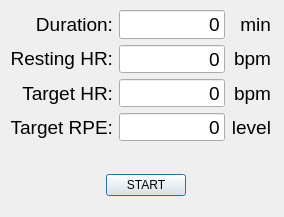
<?xml version="1.0" encoding="UTF-8"?>
<ui version="4.0">
 <class>Dialog</class>
 <widget class="QDialog" name="Dialog">
  <property name="geometry">
   <rect>
    <x>0</x>
    <y>0</y>
    <width>284</width>
    <height>217</height>
   </rect>
  </property>
  <property name="windowTitle">
   <string>Dialog</string>
  </property>
  <property name="autoFillBackground">
   <bool>true</bool>
  </property>
  <widget class="QLabel" name="errorhandle_label_5">
   <property name="geometry">
    <rect>
     <x>12</x>
     <y>109</y>
     <width>16</width>
     <height>16</height>
    </rect>
   </property>
   <property name="sizePolicy">
    <sizepolicy hsizetype="Preferred" vsizetype="Maximum">
     <horstretch>0</horstretch>
     <verstretch>0</verstretch>
    </sizepolicy>
   </property>
   <property name="text">
    <string/>
   </property>
   <property name="alignment">
    <set>Qt::AlignCenter</set>
   </property>
  </widget>
  <widget class="QWidget" name="">
   <property name="geometry">
    <rect>
     <x>30</x>
     <y>160</y>
     <width>231</width>
     <height>51</height>
    </rect>
   </property>
   <layout class="QHBoxLayout" name="horizontalLayout">
    <item>
     <spacer name="horizontalSpacer">
      <property name="orientation">
       <enum>Qt::Horizontal</enum>
      </property>
      <property name="sizeHint" stdset="0">
       <size>
        <width>40</width>
        <height>20</height>
       </size>
      </property>
     </spacer>
    </item>
    <item>
     <widget class="QPushButton" name="confirm_pushButton">
      <property name="sizePolicy">
       <sizepolicy hsizetype="Fixed" vsizetype="Fixed">
        <horstretch>0</horstretch>
        <verstretch>0</verstretch>
       </sizepolicy>
      </property>
      <property name="text">
       <string>START</string>
      </property>
     </widget>
    </item>
    <item>
     <spacer name="horizontalSpacer_2">
      <property name="orientation">
       <enum>Qt::Horizontal</enum>
      </property>
      <property name="sizeHint" stdset="0">
       <size>
        <width>40</width>
        <height>20</height>
       </size>
      </property>
     </spacer>
    </item>
   </layout>
  </widget>
  <widget class="QWidget" name="">
   <property name="geometry">
    <rect>
     <x>10</x>
     <y>10</y>
     <width>261</width>
     <height>131</height>
    </rect>
   </property>
   <layout class="QHBoxLayout" name="horizontalLayout_2">
    <item>
     <layout class="QVBoxLayout" name="verticalLayout">
      <item>
       <widget class="QLabel" name="label">
        <property name="font">
         <font>
          <pointsize>14</pointsize>
         </font>
        </property>
        <property name="text">
         <string>Duration:</string>
        </property>
        <property name="alignment">
         <set>Qt::AlignRight|Qt::AlignTrailing|Qt::AlignVCenter</set>
        </property>
       </widget>
      </item>
      <item>
       <widget class="QLabel" name="label_5">
        <property name="font">
         <font>
          <pointsize>14</pointsize>
         </font>
        </property>
        <property name="text">
         <string>Resting HR:</string>
        </property>
        <property name="alignment">
         <set>Qt::AlignRight|Qt::AlignTrailing|Qt::AlignVCenter</set>
        </property>
       </widget>
      </item>
      <item>
       <widget class="QLabel" name="label_4">
        <property name="font">
         <font>
          <pointsize>14</pointsize>
         </font>
        </property>
        <property name="text">
         <string>Target HR:</string>
        </property>
        <property name="alignment">
         <set>Qt::AlignRight|Qt::AlignTrailing|Qt::AlignVCenter</set>
        </property>
       </widget>
      </item>
      <item>
       <widget class="QLabel" name="label_7">
        <property name="font">
         <font>
          <pointsize>14</pointsize>
         </font>
        </property>
        <property name="text">
         <string>Target RPE:</string>
        </property>
        <property name="alignment">
         <set>Qt::AlignRight|Qt::AlignTrailing|Qt::AlignVCenter</set>
        </property>
       </widget>
      </item>
     </layout>
    </item>
    <item>
     <layout class="QVBoxLayout" name="verticalLayout_2">
      <item>
       <widget class="QLineEdit" name="duration_lineEdit">
        <property name="sizePolicy">
         <sizepolicy hsizetype="Expanding" vsizetype="Minimum">
          <horstretch>0</horstretch>
          <verstretch>0</verstretch>
         </sizepolicy>
        </property>
        <property name="font">
         <font>
          <pointsize>14</pointsize>
         </font>
        </property>
        <property name="text">
         <string>0</string>
        </property>
        <property name="alignment">
         <set>Qt::AlignRight|Qt::AlignTrailing|Qt::AlignVCenter</set>
        </property>
       </widget>
      </item>
      <item>
       <widget class="QLineEdit" name="restinghr_lineEdit_2">
        <property name="sizePolicy">
         <sizepolicy hsizetype="Expanding" vsizetype="Minimum">
          <horstretch>0</horstretch>
          <verstretch>0</verstretch>
         </sizepolicy>
        </property>
        <property name="font">
         <font>
          <pointsize>14</pointsize>
         </font>
        </property>
        <property name="text">
         <string>0</string>
        </property>
        <property name="alignment">
         <set>Qt::AlignRight|Qt::AlignTrailing|Qt::AlignVCenter</set>
        </property>
       </widget>
      </item>
      <item>
       <widget class="QLineEdit" name="maxtargethr_lineEdit_4">
        <property name="sizePolicy">
         <sizepolicy hsizetype="Expanding" vsizetype="Minimum">
          <horstretch>0</horstretch>
          <verstretch>0</verstretch>
         </sizepolicy>
        </property>
        <property name="font">
         <font>
          <pointsize>14</pointsize>
         </font>
        </property>
        <property name="text">
         <string>0</string>
        </property>
        <property name="alignment">
         <set>Qt::AlignRight|Qt::AlignTrailing|Qt::AlignVCenter</set>
        </property>
       </widget>
      </item>
      <item>
       <widget class="QLineEdit" name="borg_rpe">
        <property name="sizePolicy">
         <sizepolicy hsizetype="Expanding" vsizetype="Minimum">
          <horstretch>0</horstretch>
          <verstretch>0</verstretch>
         </sizepolicy>
        </property>
        <property name="font">
         <font>
          <pointsize>14</pointsize>
         </font>
        </property>
        <property name="text">
         <string>0</string>
        </property>
        <property name="alignment">
         <set>Qt::AlignRight|Qt::AlignTrailing|Qt::AlignVCenter</set>
        </property>
       </widget>
      </item>
     </layout>
    </item>
    <item>
     <layout class="QVBoxLayout" name="verticalLayout_3">
      <item>
       <widget class="QLabel" name="label_2">
        <property name="font">
         <font>
          <pointsize>14</pointsize>
         </font>
        </property>
        <property name="text">
         <string>min</string>
        </property>
        <property name="alignment">
         <set>Qt::AlignRight|Qt::AlignTrailing|Qt::AlignVCenter</set>
        </property>
       </widget>
      </item>
      <item>
       <widget class="QLabel" name="label_6">
        <property name="font">
         <font>
          <pointsize>14</pointsize>
         </font>
        </property>
        <property name="text">
         <string>bpm</string>
        </property>
        <property name="alignment">
         <set>Qt::AlignRight|Qt::AlignTrailing|Qt::AlignVCenter</set>
        </property>
       </widget>
      </item>
      <item>
       <widget class="QLabel" name="label_3">
        <property name="font">
         <font>
          <pointsize>14</pointsize>
         </font>
        </property>
        <property name="text">
         <string>bpm</string>
        </property>
        <property name="alignment">
         <set>Qt::AlignRight|Qt::AlignTrailing|Qt::AlignVCenter</set>
        </property>
       </widget>
      </item>
      <item>
       <widget class="QLabel" name="label_8">
        <property name="font">
         <font>
          <pointsize>14</pointsize>
         </font>
        </property>
        <property name="text">
         <string>level</string>
        </property>
        <property name="alignment">
         <set>Qt::AlignRight|Qt::AlignTrailing|Qt::AlignVCenter</set>
        </property>
       </widget>
      </item>
     </layout>
    </item>
   </layout>
  </widget>
 </widget>
 <resources/>
 <connections/>
</ui>
